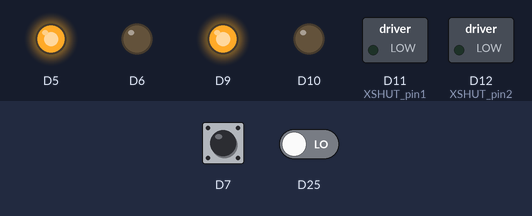
Recording of a sketch running on a simulated Arduino Due. On the bench: switched loads named in the sketch (green lamp = pin HIGH), output pins drawn as LEDs (lit = HIGH). The test bench sets the inputs (shaded band); at power-on: D7 HIGH, D25 LOW.

Above: at 0.1 s.
Timing chart, 0 to 1.6 s (numbered marks = the images above):
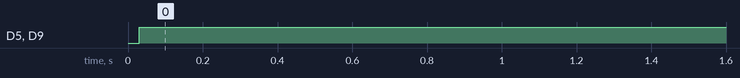

Measured:
- by itself, D5, D9: LOW → HIGH at 0.03 s

The sketch:

nevigation_with_pid.ino
```cpp
#include <avr/io.h>
#include <avr/interrupt.h>
long counter_1 = 0;
long counter_2 = 0;
long dt = 0;
long t0 = 0;
long dt2 = 0;
long t02 = 0;
float velo_l = 0;
float velo_r = 0;
double veloln = 0.5;
double velorn = 0.5;
float kil = 0;
float kpl = 0;
long t0l;
float kdl = 0;
float errorl;
float errorPRl = 0;
float Dl = 0;
float Pl = 0;
double Il = 0 ;
int ul = 0;
float kir = 0;
float kpr = 0;
long t0r = 0;
float kdr = 0;
float errorr = 0;
float errorPRr = 0;
float Dr = 0;
float Pr = 0;
double Ir = 0;
int ur = 0;
long ts_0 = 0;
char p = ' ';
long change = millis();

//units mm.k.s.

#include <Wire.h>
#include <VL53L0X.h>

#define rightMotor 5
#define rightMotorGND 6
#define leftMotor 9
#define leftMotorGND 10

#define XSHUT_pin4 14
#define XSHUT_pin2 12
#define XSHUT_pin1 11

#define Sensor2_newAddress 42
#define Sensor4_newAddress 44

VL53L0X Sensor1;
VL53L0X Sensor2;
VL53L0X Sensor4;

int numberOfPulsesOfTheRightEncoder, numberOfPulsesOfTheLeftEncoder, FULL_CIRCLE_PULSE = 374;
float rightMotorSpeed, leftMotorSpeed, UNIT_LENGTH = 0.2, SAFETY_RANGE = 0.3, angleOfTheTurn, WHEEL_RADIUS = 0.06, radiusOfObstacle, velocity = 0.5;
float distanceFromObstacleOfCenterSensor, distanceFromObstacleOfRightSensor, distanceFromObstacleOfLeftSensor;
float LR = 1;
void setup() {
  pinMode(XSHUT_pin1, OUTPUT);
  pinMode(XSHUT_pin2, OUTPUT);
  pinMode(XSHUT_pin4, OUTPUT);
  Wire.begin();

  pinMode(XSHUT_pin4, INPUT);
  delay(10);
  Sensor4.setAddress(Sensor4_newAddress);

  pinMode(XSHUT_pin2, INPUT);
  delay(10);
  Sensor2.setAddress(Sensor2_newAddress);

  pinMode(XSHUT_pin1, INPUT);
  delay(10);


  attachInterrupt(digitalPinToInterrupt(7), en1_1 , FALLING);
  attachInterrupt(digitalPinToInterrupt(25), en2_1 , RISING);
  analogWriteFrequency(5, 5000);
  analogWriteFrequency(6, 5000);
  analogWriteFrequency(9, 5000);
  analogWriteFrequency(10, 5000);
  analogWriteResolution(13);


  Serial.begin(115200);
  Serial1.begin(115200);
  pinMode(5, OUTPUT);
  pinMode(6, OUTPUT);
  pinMode(9, OUTPUT);
  pinMode(10, OUTPUT);
  pinMode(8, INPUT);
  pinMode(32, INPUT);
  analogWrite(5, LOW);
  analogWrite(6, LOW);
  analogWrite(9, LOW);
  analogWrite(10, LOW);

  Sensor1.init();
  Sensor2.init();
  Sensor4.init();

  Sensor1.setTimeout(500);
  Sensor2.setTimeout(500);
  Sensor4.setTimeout(500);

  Sensor1.startContinuous();
  Sensor2.startContinuous();
  Sensor4.startContinuous();


  radiusOfObstacle = 0.1;
}

void keepMovingAhead()
{ LR = 1;
  veloln = velocity;
  velorn = velocity;
}

void turn()
{
  if (distanceFromObstacleOfRightSensor > distanceFromObstacleOfLeftSensor)
    LR = 5 / 3;
  if (distanceFromObstacleOfRightSensor < distanceFromObstacleOfLeftSensor)
    LR = 3 / 5;
  veloln = LR * velocity;
  velorn = 1 - veloln;
}

void loop()
{


  if (millis() - t0l > 1)
  {
    kpl = 32509;
    kil = 100;
    kdl = 0;
    errorl = veloln - velo_l;
    Il = Il + errorl * 0.001;
    Dl = kdl * (errorl - errorPRl) / 0.001;
    Pl = kpl * errorl;
    ul = Pl +  Dl  + kil * Il ;
    if (ul > 0)
    { if (ul > 8191)
        ul = 8191;
      analogWrite(10, LOW);
      analogWrite(9, (int)ul);
    }
    if (ul <= 0)
    {
      ul = -ul;
      if (ul > 8191)
        ul = 8191;
      analogWrite(10, (int)ul);
      analogWrite(9, LOW);
    }
    errorPRl = errorl;
    t0l = millis();
  }
  //right
  if (millis() - t0r > 1)
  {
    kpr = 32509;
    kir = 82;
    kdr = 0;
    errorr = velorn - velo_r;
    Ir = Ir + errorr * 0.001;
    Dr = kdr * (errorr - errorPRr) / 0.001;
    Pr = kpr * errorr;
    ur = (int) Pr + (int)Dr  + (int)kir * (int)Ir  ;

    if (ur > 0)
    {
      if (ur > 8191)
        ur = 8191;
      analogWrite(5, ur);
      analogWrite(6, LOW);
    }
    if (ur <= 0)
    { ur = -ur;
      if (ur > 8191)
        ur = 8191;
      analogWrite(5, LOW);
      analogWrite(6, ur);
    }
    t0r = millis();
    errorPRr = errorr;

  }

}


void en1_1() {
  dt =  micros() - t0;
  //bool flag = digitalRead(4);
  t0 = micros();
  if (!digitalRead(8))
  { counter_1++;
    velo_r = 1567.9963333424992990544387652732 / dt;

  }
  if (digitalRead(8))
  { counter_1--;
    velo_r = -1567.9963333424992990544387652732 / dt;

  }

}


void en2_1() {
  dt2 =  micros() - t02;
  t02 = micros();
  if (!digitalRead(32))
  { counter_2++;

    velo_l = 1567.9963333424992990544387652732 / dt2;

  }
  if (digitalRead(32))

  { counter_2--;
    velo_l = -1567.9963333424992990544387652732 / dt2;

  }
}
```
